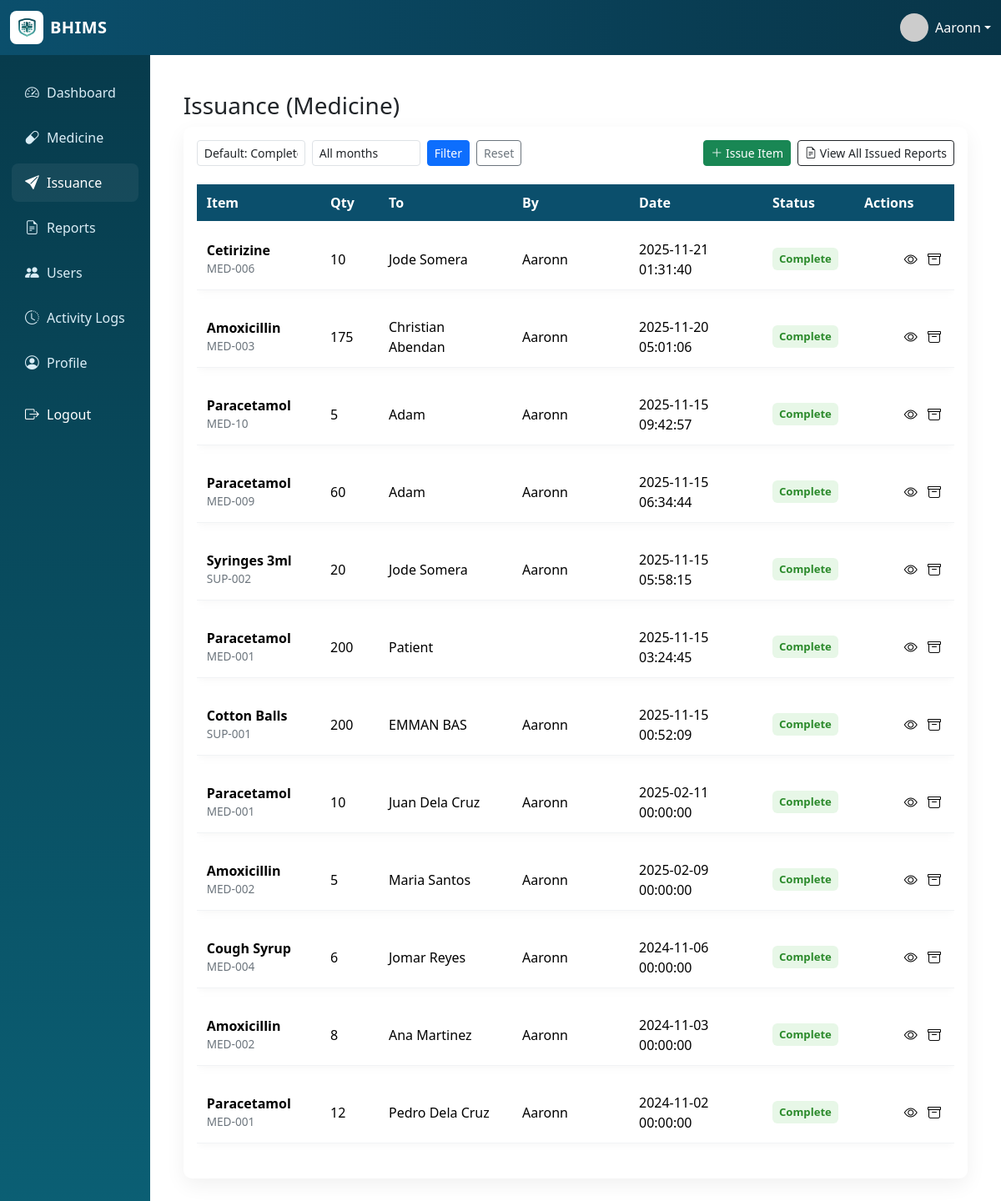
/issuance.php (signed in), run on the app's committed database.
### tables this page shows
CREATE TABLE `issuance` (
  `issue_id` int(11) NOT NULL,
  `item_code` varchar(100) DEFAULT NULL,
  `item_name` varchar(255) DEFAULT NULL,
  `quantity_issued` int(11) DEFAULT NULL,
  `issued_to` varchar(255) DEFAULT NULL,
  `purpose` text DEFAULT NULL,
  `issued_by` int(11) DEFAULT NULL,
  `date_issued` datetime DEFAULT current_timestamp(),
  `status` varchar(32) DEFAULT 'Complete'
);

CREATE TABLE `users` (
  `user_id` int(11) NOT NULL,
  `name` varchar(255) NOT NULL,
  `username` varchar(100) NOT NULL,
  `password` varchar(255) NOT NULL,
  `role` enum('Head BHW','BHW') NOT NULL DEFAULT 'BHW',
  `status` enum('Active','Inactive') NOT NULL DEFAULT 'Active',
  `date_created` datetime DEFAULT current_timestamp()
);

### issuance.php (the view, shortened to what this page needs)
<?php
require_once 'header.php';
require_once 'functions.php';
$status_filter = $_GET['status'] ?? '';
$sql = "SELECT i.*, u.name as issuer FROM issuance i LEFT JOIN users u ON i.issued_by = u.user_id WHERE 1=1";
$params = []; $types = '';
if ($status_filter === 'Archived') {
    $sql .= " AND i.status = ?";
    $params[] = 'Archived'; $types .= 's';
} elseif (strtoupper($status_filter) === 'ALL') {
} else {
    $sql .= " AND COALESCE(i.status, 'Complete') = ?";
    $params[] = 'Complete'; $types .= 's';
}
$sql .= " ORDER BY i.date_issued DESC, i.issue_id DESC";
$stmt = $mysqli->prepare($sql);
if (!empty($params)) $stmt->bind_param($types, ...$params);
$stmt->execute();
$rows = $stmt->get_result()->fetch_all(MYSQLI_ASSOC);
?>
<!doctype html>
<html>
<head>
<link href="https://cdn.jsdelivr.net/npm/bootstrap@5.3.2/dist/css/bootstrap.min.css" rel="stylesheet">
<link href="https://cdn.jsdelivr.net/npm/bootstrap-icons@1.11.3/font/bootstrap-icons.css" rel="stylesheet">
</head>
<body>
<div class="container-fluid py-3">
  <h3 style="margin-bottom:.5rem;">Issuance (Medicine)</h3>
  <div class="table-card">
    <div class="d-flex justify-content-between align-items-center mb-2">
      <div>
        <form method="get" class="d-flex" style="gap:8px; align-items:center;">
          <select name="status" class="form-control form-control-sm">
            <option value=""><?php echo htmlspecialchars('Default: Complete') ?></option>
          </select>
          <select name="month" class="form-control form-control-sm">
            <option value="">All months</option>
          </select>
          <button class="btn btn-sm btn-primary">Filter</button>
          <a href="issuance.php" class="btn btn-sm btn-outline-secondary">Reset</a>
        </form>
      </div>
      <div style="display:flex;gap:8px;align-items:center;">
        <a id="openIssueBtn" href="#" class="btn btn-sm btn-success"><i class="bi bi-plus-lg"></i> Issue Item</a>
        <button id="viewAllReportBtn" class="btn btn-sm btn-outline-dark"><i class="bi bi-file-earmark-text"></i> View All Issued Reports</button>
      </div>
    </div>
    <div class="table-responsive" style="margin-top:.75rem;">
      <table class="table table-modern w-100">
        <thead>
          <tr>
            <th>Item</th>
            <th>Qty</th>
            <th>To</th>
            <th>By</th>
            <th>Date</th>
            <th>Status</th>
            <th>Actions</th>
          </tr>
        </thead>
        <tbody>
          <?php if (empty($rows)): ?>
            <tr><td colspan="7">No records found.</td></tr>
          <?php else: foreach ($rows as $r):
             $status = $r['status'] ?? 'Complete';
          ?>
            <tr>
              <td>
                <div style="font-weight:600;"><?php echo htmlspecialchars($r['item_name']) ?></div>
                <div style="color:#6c757d;font-size:.85rem;"><?php echo htmlspecialchars($r['item_code']) ?></div>
              </td>
              <td style="width:70px;"><?php echo (int)$r['quantity_issued'] ?></td>
              <td style="width:160px;"><?php echo htmlspecialchars($r['issued_to']) ?></td>
              <td style="width:140px;"><?php echo htmlspecialchars($r['issuer'] ?? '') ?></td>
              <td style="width:160px;"><?php echo htmlspecialchars($r['date_issued']) ?></td>
              <td style="width:110px;">
                <?php if (strtolower($status) === 'archived'): ?>
                  <span class="badge-status badge-archived">Archived</span>
                <?php else: ?>
                  <span class="badge-status badge-complete">Complete</span>
                <?php endif; ?>
              </td>
              <td style="width:120px;text-align:right;">
                <button class="icon-btn view-issue" data-id="<?php echo (int)$r['issue_id'] ?>" title="View"><i class="bi bi-eye"></i></button>
                <?php if (strtolower($status) !== 'archived'): ?>
                  <button class="icon-btn archive-issue" data-id="<?php echo (int)$r['issue_id'] ?>" title="Archive"><i class="bi bi-archive"></i></button>
                <?php endif; ?>
              </td>
            </tr>
          <?php endforeach; endif; ?>
        </tbody>
      </table>
    </div>
  </div>
</div>
</body>
</html>

### assets/css/style.css (style rules this page uses)
body { font-family: "Inter", system-ui, -apple-system, "Segoe UI", Roboto, "Helvetica Neue", Arial; background: #f3f6f9; color: #263238; }
.table thead th { background: transparent; color: #0b4f6c; font-weight: 700; border-bottom: 2px solid #e9eef3; }
.table tbody tr td { vertical-align: middle; }
.table-card { background: #fff; border-radius: 12px; padding: 14px; box-shadow: 0 6px 18px rgba(15, 23, 42, 0.05); }
.table.table-modern { border-collapse: separate; border-spacing: 0 10px; }
.table-modern thead th { background-color: #0b4f6c !important; color: #ffffff !important; font-weight: 700; border: 0; padding: 10px 12px; }
.table-modern tbody tr { background: #fbfdff; border-radius: 8px; box-shadow: 0 3px 8px rgba(10, 20, 30, 0.03); }
.table-modern tbody tr td { vertical-align: middle; padding: 12px; }
.table-modern tbody tr + tr td { border-top: 10px solid transparent; }

### issuance.php (style rules this page uses)
.table-card { background:#fff; border-radius:10px; padding:1rem; box-shadow:0 8px 24px rgba(0,0,0,0.06); }
.icon-btn { background:transparent;border:0;padding:.25rem;cursor:pointer;font-size:1rem; }
.badge-status { display:inline-block;padding:.25rem .5rem;border-radius:6px;font-weight:600;font-size:.82rem; }
.badge-complete { background:#e7f7e7;color:#2b8a2b; }
.table-modern th, .table-modern td { padding:.6rem .5rem; border-bottom:1px solid #f1f3f5; vertical-align:middle; }

### data on the page
issuance: item_name "Cetirizine", item_code "MED-006", quantity_issued "10", issued_to "Jode Somera", issued_by.name "Aaronn", date_issued "2025-11-21 01:31:40", status "Complete"
issuance: item_name "Amoxicillin", item_code "MED-003", quantity_issued "175", issued_to "Christian Abendan", issued_by.name "Aaronn", date_issued "2025-11-20 05:01:06", status "Complete"
issuance: item_name "Paracetamol", item_code "MED-10", quantity_issued "5", issued_to "Adam", issued_by.name "Aaronn", date_issued "2025-11-15 09:42:57", status "Complete"
issuance: item_name "Paracetamol", item_code "MED-009", quantity_issued "60", issued_to "Adam", issued_by.name "Aaronn", date_issued "2025-11-15 06:34:44", status "Complete"
issuance: item_name "Syringes 3ml", item_code "SUP-002", quantity_issued "20", issued_to "Jode Somera", issued_by.name "Aaronn", date_issued "2025-11-15 05:58:15", status "Complete"
issuance: item_name "Paracetamol", item_code "MED-001", quantity_issued "200", issued_to "Patient", date_issued "2025-11-15 03:24:45", status "Complete"
issuance: item_name "Cotton Balls", item_code "SUP-001", quantity_issued "200", issued_to "EMMAN BAS", issued_by.name "Aaronn", date_issued "2025-11-15 00:52:09", status "Complete"
issuance: item_name "Paracetamol", item_code "MED-001", quantity_issued "10", issued_to "Juan Dela Cruz", issued_by.name "Aaronn", date_issued "2025-02-11 00:00:00", status "Complete"
issuance: item_name "Amoxicillin", item_code "MED-002", quantity_issued "5", issued_to "Maria Santos", issued_by.name "Aaronn", date_issued "2025-02-09 00:00:00", status "Complete"
issuance: item_name "Cough Syrup", item_code "MED-004", quantity_issued "6", issued_to "Jomar Reyes", issued_by.name "Aaronn", date_issued "2024-11-06 00:00:00", status "Complete"
issuance: item_name "Amoxicillin", item_code "MED-002", quantity_issued "8", issued_to "Ana Martinez", issued_by.name "Aaronn", date_issued "2024-11-03 00:00:00", status "Complete"
issuance: item_name "Paracetamol", item_code "MED-001", quantity_issued "12", issued_to "Pedro Dela Cruz", issued_by.name "Aaronn", date_issued "2024-11-02 00:00:00", status "Complete"

### other printed values
$current_user_name "Aaronn"
form field status "Default: Complete"
